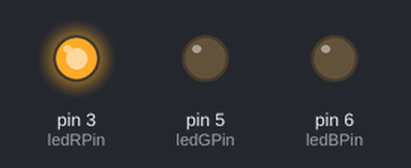
The sketch below on a simulated Arduino Uno, built with avr-gcc and run on an emulated ATmega328P. On the bench: output pins drawn as LEDs (lit = HIGH).

Above: at 0.05 s.
At 1.5 s:
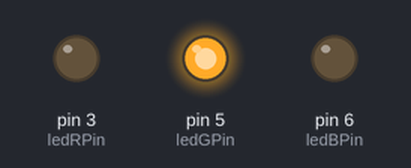
At 2.95 s:
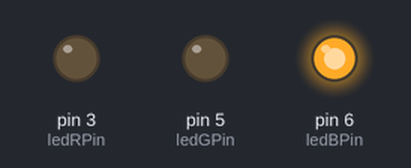
At 3.7 s:
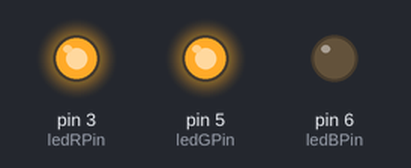
At 4.45 s:
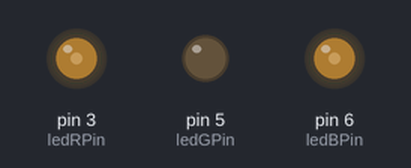
At 5.95 s:
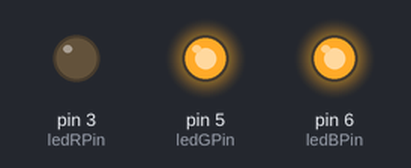
Timing chart, 0 to 7.8 s (numbered marks = the images above):
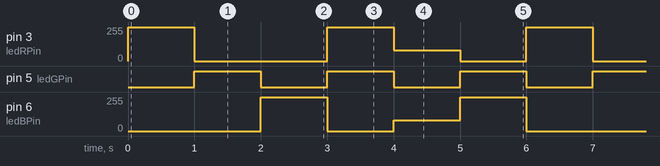

The sketch:

rgbLED_test.ino
```cpp
// Pins for the LED
#define ledRPin 3
#define ledGPin 5
#define ledBPin 6

void setup()
{
  pinMode(ledRPin, OUTPUT);
  pinMode(ledGPin, OUTPUT);
  pinMode(ledBPin, OUTPUT);
}

void loop()
{
  setColor(255, 0, 0);  // red
  delay(1000);
  setColor(0, 255, 0);  // green
  delay(1000);
  setColor(0, 0, 255);  // blue
  delay(1000);
  setColor(255, 255, 0);// yellow
  delay(1000);
  setColor(80, 0, 80);  // purple
  delay(1000);
  setColor(0, 255, 255);// aqua
  delay(1000);
}

void setColor(int red, int green, int blue)
{
  analogWrite(ledRPin, red);
  analogWrite(ledGPin, green);
  analogWrite(ledBPin, blue);
}
```

Measured:
- by itself, pin 3 (ledRPin): repeats every 6.0 s: 0/255 2.0 s, 255/255 1.0 s, 80/255 1.0 s, 0/255 1.0 s, 255/255 1.0 s
- by itself, pin 5 (ledGPin): alternates HIGH for 1.0 s and LOW for 1.0 s
- by itself, pin 6 (ledBPin): repeats every 6.0 s: 0/255 1.0 s, 80/255 1.0 s, 255/255 1.0 s, 0/255 2.0 s, 255/255 1.0 s
